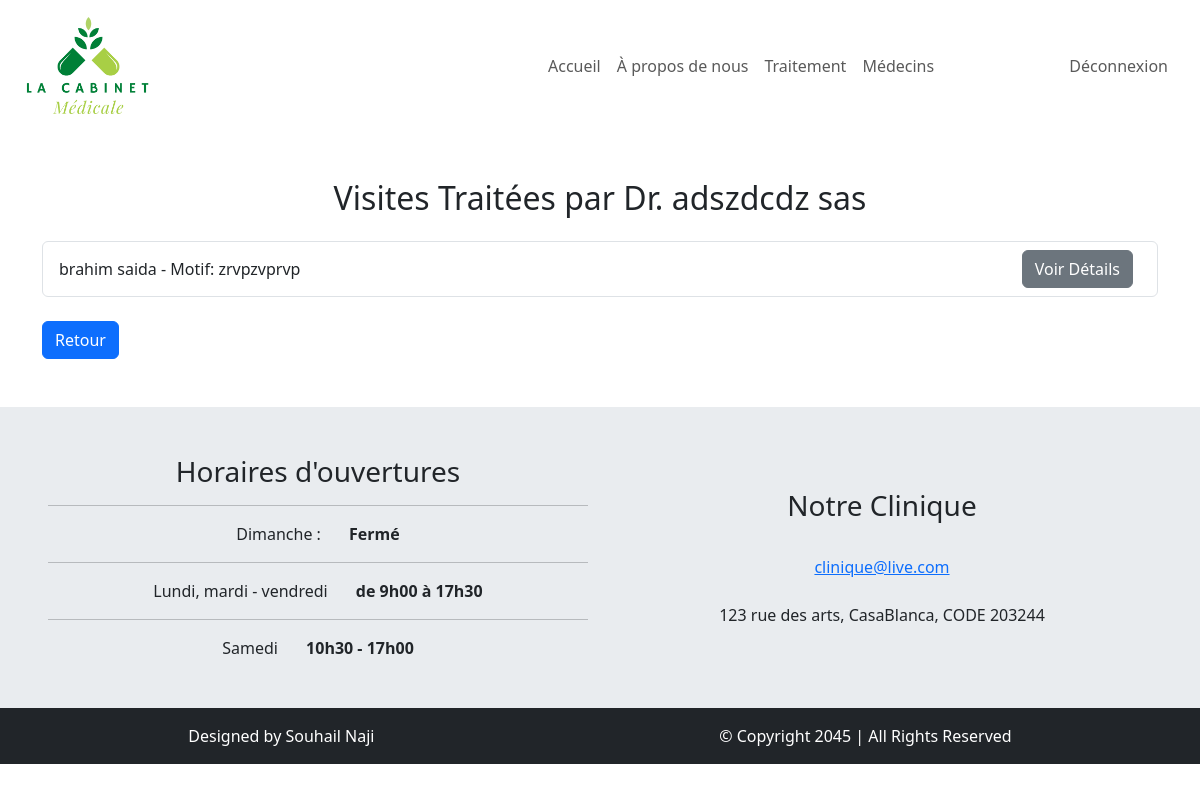
The app's page /patients_traites_par_medecin/1 with its own data.
### pages/models.py (models this page shows, shortened)
class Medecin(models.Model):
    id = models.AutoField(primary_key=True)
    nom = models.CharField(max_length=100)
    prenom = models.CharField(max_length=100)
    specialite = models.CharField(max_length=100)
    licence = models.CharField(max_length=10)

class Visite(models.Model):
    id = models.AutoField(primary_key=True)
    dateVisite = models.DateTimeField()
    motif = models.CharField(max_length=255)
    remarques = models.TextField(blank=True, null=True)
    patient = models.ForeignKey(Patient, on_delete=models.CASCADE)
    medecin = models.ForeignKey(Medecin, on_delete=models.CASCADE)
    dossierPatient = models.ForeignKey(DossierPatient, on_delete=models.CASCADE , null=True)

class Patient(models.Model):
    id = models.AutoField(primary_key=True)
    nom = models.CharField(max_length=100)
    prenom = models.CharField(max_length=100)
    dateNaissance = models.DateField()
    adresse = models.CharField(max_length=255)
    telephone = models.CharField(max_length=20)
    email = models.EmailField()
    password = models.CharField(max_length=100)
    created_at = models.DateTimeField(auto_now_add=True)

### pages/views.py (the view)
# urls.py: path('patients_traites_par_medecin/<int:id_doctor>',views.patients_traites_par_medecin,name='patients_traites_par_medecin'),
def patients_traites_par_medecin(request, id_doctor):
    doctor = get_object_or_404(Medecin, id=id_doctor)
    visites_list = Visite.objects.filter(medecin=doctor)
    return render(request, 'pages/patients_traites_par_medecin.html', {
        'medecin': doctor,
        'visites_list': visites_list,
    })

### templates/pages/patients_traites_par_medecin.html (shortened to what this page needs)
{% load static %}
<!DOCTYPE html>
<html lang="en">
<head>
    <link href="https://cdn.jsdelivr.net/npm/bootstrap@5.3.3/dist/css/bootstrap.min.css" rel="stylesheet">
</head>
<body>
    <nav class="navbar navbar-expand-lg bg-body-white py-3 px-4">
        <div class="">
          <a class="navbar-brand" href="#">
            <img class="w-25" src="{% static 'images/logo.png' %}" alt="Logo">
          </a>
        </div>
        <div class="collapse navbar-collapse" id="navbarSupportedContent">
            <ul class="navbar-nav me-auto mb-2 mb-lg-0">
                <li class="nav-item">
                    <a class="nav-link" href="#">Accueil</a>
                </li>
                <li class="nav-item">
                    <a class="nav-link" href="#">À propos de nous</a>
                </li>
                <li class="nav-item">
                    <a class="nav-link" href="#">Traitement</a>
                </li>
                <li class="nav-item">
                    <a class="nav-link" href="#">Médecins</a>
                </li>
            </ul>
        </div>
        <div>
            <ul class="navbar-nav me-auto mb-2 mb-lg-0">
                <li class="nav-item">
                    <a class="nav-link" href="#">Déconnexion</a>
                </li>
            </ul>
        </div>
    </nav>
    <main class="container py-5">
        <h2 class="text-center">Visites Traitées par Dr. {{ medecin.prenom }} {{ medecin.nom }}</h2>
        <div class="mt-4">
            {% if visites_list %}
                <ul class="list-group">
                    {% for visite in visites_list %}
                        <li class="list-group-item d-flex justify-content-between align-items-center">
                            <div>
                                {{ visite.patient.prenom }} {{ visite.patient.nom }} - Motif: {{ visite.motif }}
                            </div>
                            <div>
                                <a href="{% url 'visite_details' visite.id %}" class="btn btn-secondary me-2">Voir Détails</a>
                            </div>
                        </li>
                    {% endfor %}
                </ul>
            {% else %}
                <p>Aucune visite trouvée pour ce médecin.</p>
            {% endif %}
        </div>
        <div class="mt-4">
            <a href="{% url 'doctor' medecin.id %}" class="btn btn-primary">Retour</a>
        </div>
    </main>
    <footer class="p-5 bg-body-secondary">
        <div class="row d-flex justify-content-center align-items-center text-center">
            <div class="col">
                <h3>Horaires d'ouvertures</h3>
                <hr>
                <span>Dimanche : <span class="fw-semibold ps-4">Fermé</span></span>
                <hr>
                <span>Lundi, mardi - vendredi <span class="fw-semibold ps-4">de 9h00 à 17h30</span></span>
                <hr>
                <span>Samedi <span class="fw-semibold ps-4">10h30 - 17h00</span></span>
            </div>
            <div class="col">
                <h3>Notre Clinique</h3>
                <div class="d-flex justify-content-center flex-column">
                    <a href="mailto:clinique@live.com" class="my-4">clinique@live.com</a>
                    <span>123 rue des arts, CasaBlanca, CODE 203244</span>
                </div>
            </div>
        </div>
    </footer>
    <footer class="bg-dark text-white p-3">
        <div class="d-flex justify-content-around align-items-center">
            <div>
                <p class="p-0 m-0">Designed by Souhail Naji</p>
            </div>
            <div>
                <p class="p-0 m-0">© Copyright 2045 | All Rights Reserved</p>
            </div>
        </div>
    </footer>
</body>
</html>

### records on screen
Medecin: prenom "adszdcdz", nom "sas"
Visite: patient.prenom "brahim", patient.nom "saida", motif "zrvpzvprvp"
